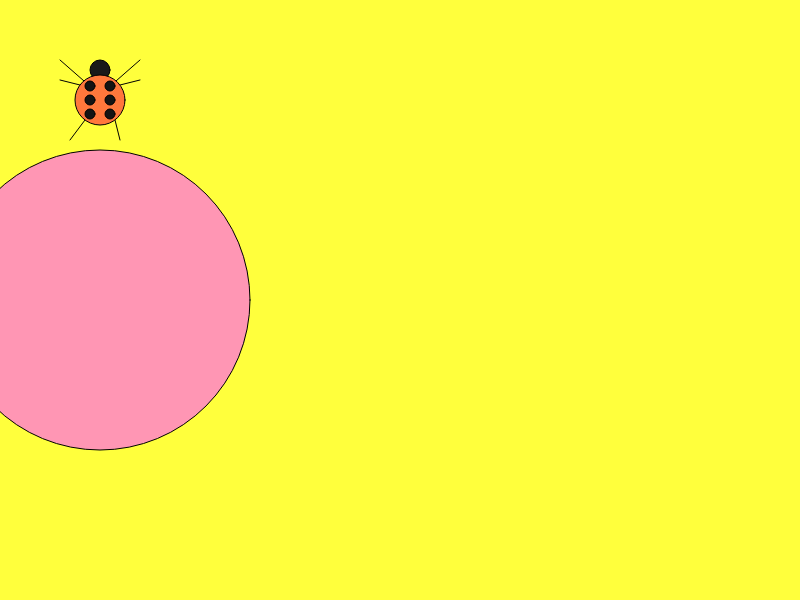
Frame 1 (no input)
Frame 60 (no input): identical to frame 1, image omitted
Frame 120 (the mouse pressed at the canvas centre since frame 60): identical to frame 1, image omitted

The p5.js sketch that drew this single still picture (run headless with seeded random() and noise() and a simulated clock; from frame 60 on, the mouse is pressed at the canvas centre):

// p5.js sketch
// ── sketch.js
console.log("I believe I can do it!");
console.log("IT's a ladybug-spider hybrid!");
function setup() {
  createCanvas(800, 600);
}

function draw() {
  background(255, 255, 60);
  fill(25);
  circle(100, 70, 20);

  line(60, 80 - 0, 80 + 20, 90);
  line(140, 80 - 0, 80 + 20, 90);

  line(140, 80 - 20, 80 + 20, 95);
  line(60, 80 - 20, 80 + 20, 95);

  line(140 - 20, 80 + 60, 80 + 30, 100);
  line(60 + 10, 80 + 60, 80 + 20, 100);

  fill(255, 120, 60);
  circle(100, 100, 50);
  fill(20);
  circle(110, 100, 10);
  circle(90, 100, 10);

  circle(110, 100 - 14, 10);
  circle(90, 100 - 14, 10);

  circle(110, 100 + 14, 10);
  circle(90, 100 + 14, 10);

  fill(255, 150, 180);
  circle(100, 300, 300);
}
